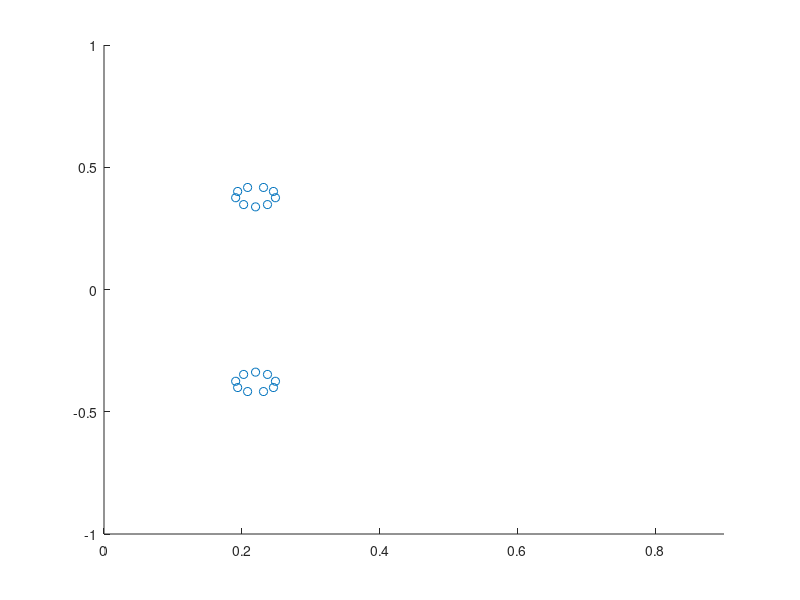

MATLAB code for this plot:
figure()
DTHETA = pi / 3;
RR = 0.03;
capper = 1.4;
R = 0.22;
Z = 0.38;

for j = 1:6

    THETA = pi / 2.0 - DTHETA * (j - 1); % CCSでの積分は、時計回り
    RCCS(j) = R + RR * cos(THETA + asin(0) * sin(THETA));
    ZCCS(j) = Z + capper * RR * sin(THETA);
end

% scatter(RCCS, ZCCS, 'o')
% hold on

I = 1:3;
NCCS = 6;

RCCS(NCCS + 1) = RCCS(1);
ZCCS(NCCS + 1) = ZCCS(1);

RCCN(3 * I - 2) = (5 .* RCCS(2 * I - 1) + 5 .* RCCS(2 * I) - RCCS(2 * I + 1)) / 9;
ZCCN(3 * I - 2) = (5 .* ZCCS(2 * I - 1) + 5 .* ZCCS(2 * I) - ZCCS(2 * I + 1)) / 9;
RCCN(3 * I - 1) = RCCS(2 * I);
ZCCN(3 * I - 1) = ZCCS(2 * I);
RCCN(3 * I) = (5 .* RCCS(2 * I + 1) + 5 .* RCCS(2 * I) - RCCS(2 * I - 1)) / 9;
ZCCN(3 * I) = (5 .* ZCCS(2 * I + 1) + 5 .* ZCCS(2 * I) - ZCCS(2 * I - 1)) / 9;

RCCN = [RCCN RCCN];
ZCCN = [-ZCCN ZCCN]
scatter(RCCN, ZCCN, 'o')
xlim([0, 0.9]);
ylim([-1, 1]);
% hold on
% scatter(RCCN, -ZCCN, 'o')

%  Draw a fine curve to express the shape of CCS
MAXG = 200;
GMAX = MAXG;
DEL = 2.0 / GMAX;

count = 1;

for I = 1:3

    for J = 1:MAXG + 1
        CJM1 = J - 1;
        GII = -1.0 + DEL * CJM1;
        F1 = GII * (GII - 1.0D0) * 0.5;
        F2 = 1.0D0 - GII^2;
        F3 = GII * (GII + 1.0D0) * 0.5;
        RGI(count) = RCCS(2 * I - 1) * F1 + RCCS(2 * I) * F2 + RCCS(2 * I + 1) * F3;
        ZGI(count) = ZCCS(2 * I - 1) * F1 + ZCCS(2 * I) * F2 + ZCCS(2 * I + 1) * F3;
        count = count + 1;

    end

end

% scatter(RGI, ZGI);
